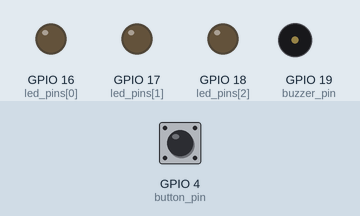
Simulated run of this program. Board: ESP32 board running MicroPython. Shown: output pins drawn as LEDs (lit = HIGH), buzzer (waves = sounding). The test bench sets the inputs (shaded band); at power-on: GPIO 4 (button_pin) LOW.

Above: at 2.1 s.
2.2 s: GPIO 4 (button_pin) pulled HIGH for 0.15 s
At 2.8 s:
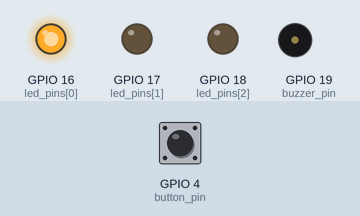
3.8 s: GPIO 4 (button_pin) pulled HIGH for 1 s
At 5.4 s:
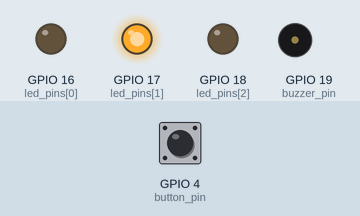
6.3 s: GPIO 4 (button_pin) pulled HIGH for 0.15 s
At 7.1 s:
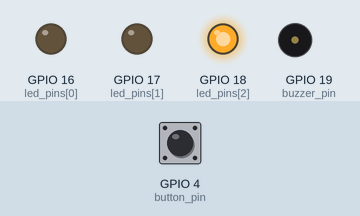
7.9 s: GPIO 4 (button_pin) pulled HIGH for 3.2 s
At 9.4 s:
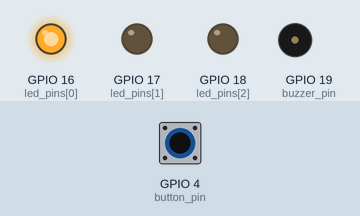
Timing chart, 0 to 10.9 s (numbered marks = the images above; inputs shaded):
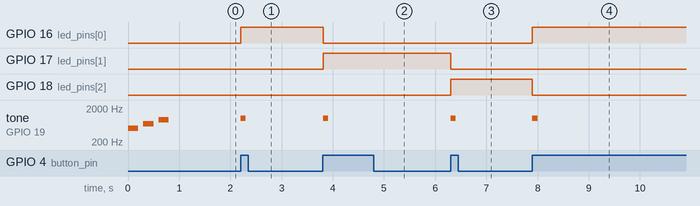

The program:

E03_button_selector.py
```python
from machine import Pin, PWM
from time import sleep
import sys

# Initialize LED pins
led_pins = [Pin(16, Pin.OUT), Pin(17, Pin.OUT), Pin(18, Pin.OUT)]

# Initialize button pin
button_pin = Pin(4, Pin.IN)

# Initialize buzzer pin
buzzer_pin = Pin(19, Pin.OUT)

# Initialize variables
current_led = 0
button_pressed = False

# Turn off all LEDs
def turn_off_all_leds():
    for led in led_pins:
        led.value(0)

# ISR for button press
def button_handler(pin):
    global button_pressed
    button_pressed = True

# Function to play a tone on the buzzer
def play_buzzer_tone(frequency, duration):
    pwm = PWM(buzzer_pin)
    pwm.freq(frequency)
    pwm.duty(512)
    sleep(duration)
    pwm.deinit()

# Play a startup sound on the buzzer
def play_startup_sound():
    tones = [(500, 0.2), (700, 0.2), (900, 0.2)]
    for frequency, duration in tones:
        play_buzzer_tone(frequency, duration)
        sleep(0.1)  # Short pause between tones

# Attach interrupt to the button pin
button_pin.irq(trigger=Pin.IRQ_RISING, handler=button_handler)

# Play the startup sound and turn off all LEDs
play_startup_sound()
turn_off_all_leds()

try:
    # Main loop (does nothing, just keeps the program running)
    while True:
        if button_pressed:
            # Turn off flag
            button_pressed = False

            # Turn off all LEDs
            turn_off_all_leds()

            # Turn on the next LED in sequence
            led_pins[current_led].value(1)

            # Play a tone on the buzzer
            play_buzzer_tone(1000, 0.1)  # 1000 Hz for 0.1 seconds

            # Update to the next LED
            current_led = (current_led + 1) % len(led_pins)

        # Debounce delay
        sleep(0.01)
except KeyboardInterrupt:
    # Play an outro tune on the buzzer
    outro_tones = [(900, 0.2), (700, 0.2), (500, 0.2)]  # List of (frequency, duration)
    for frequency, duration in outro_tones:
        play_buzzer_tone(frequency, duration)
        sleep(0.1)  # Short pause between tones
    print("Exiting program. Goodbye!")

    # Turn off all LEDs before exiting
    turn_off_all_leds()
    sys.exit()
```

Measured:
- after the input at 2.2 s, GPIO 16 (led_pins[0]): LOW → HIGH at once; tone on GPIO 19 (buzzer_pin): silent → 1000 Hz at once, → silent 0.10 s later
- after the input at 3.8 s, GPIO 16 (led_pins[0]): HIGH → LOW at once; GPIO 17 (led_pins[1]): LOW → HIGH at once; tone on GPIO 19 (buzzer_pin): silent → 1000 Hz at once, → silent 0.10 s later
- after the input at 6.3 s, GPIO 17 (led_pins[1]): HIGH → LOW at once; GPIO 18 (led_pins[2]): LOW → HIGH at once; tone on GPIO 19 (buzzer_pin): silent → 1000 Hz at once, → silent 0.10 s later
- after the input at 7.9 s, GPIO 16 (led_pins[0]): LOW → HIGH at once; GPIO 18 (led_pins[2]): HIGH → LOW at once; tone on GPIO 19 (buzzer_pin): silent → 1000 Hz at once, → silent 0.10 s later
